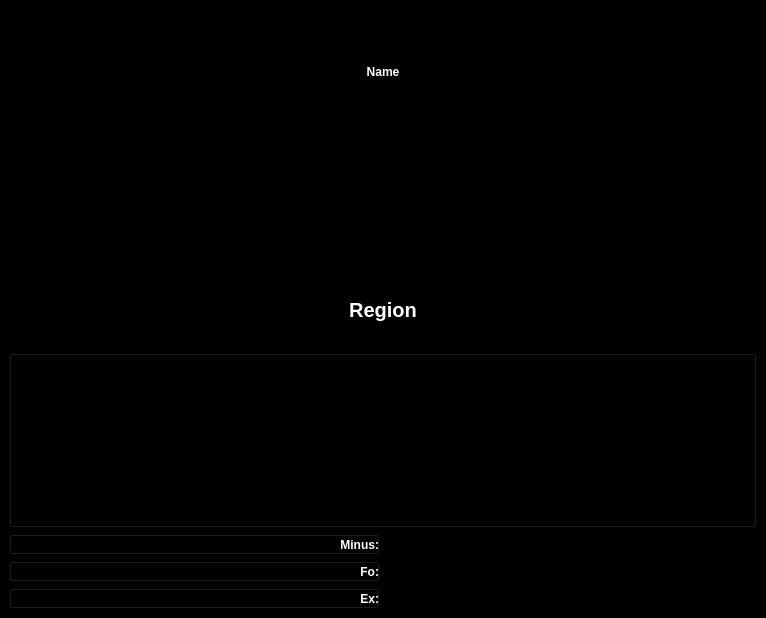
<?xml version="1.0" encoding="UTF-8"?>
<ui version="4.0">
 <class>Form</class>
 <widget class="QWidget" name="Form">
  <property name="geometry">
   <rect>
    <x>0</x>
    <y>0</y>
    <width>766</width>
    <height>618</height>
   </rect>
  </property>
  <property name="sizePolicy">
   <sizepolicy hsizetype="Ignored" vsizetype="Ignored">
    <horstretch>0</horstretch>
    <verstretch>0</verstretch>
   </sizepolicy>
  </property>
  <property name="font">
   <font>
    <weight>75</weight>
    <bold>true</bold>
   </font>
  </property>
  <property name="windowTitle">
   <string>Form</string>
  </property>
  <property name="styleSheet">
   <string notr="true">background-color: rgb(0, 0, 0);
Text-align:right;
color: rgb(255, 255, 255)</string>
  </property>
  <layout class="QGridLayout" name="gridLayout">
   <property name="leftMargin">
    <number>0</number>
   </property>
   <property name="topMargin">
    <number>0</number>
   </property>
   <property name="rightMargin">
    <number>0</number>
   </property>
   <property name="bottomMargin">
    <number>0</number>
   </property>
   <property name="spacing">
    <number>0</number>
   </property>
   <item row="0" column="0">
    <widget class="QWidget" name="widget" native="true">
     <property name="sizePolicy">
      <sizepolicy hsizetype="Ignored" vsizetype="Ignored">
       <horstretch>0</horstretch>
       <verstretch>0</verstretch>
      </sizepolicy>
     </property>
     <property name="font">
      <font>
       <weight>75</weight>
       <bold>true</bold>
      </font>
     </property>
     <property name="styleSheet">
      <string notr="true"/>
     </property>
     <layout class="QGridLayout" name="gridLayout_2" rowstretch="30,30,18,42,5,5,5">
      <item row="4" column="0">
       <widget class="QRightClickButton" name="pushButtonMinus">
        <property name="sizePolicy">
         <sizepolicy hsizetype="Ignored" vsizetype="Ignored">
          <horstretch>0</horstretch>
          <verstretch>0</verstretch>
         </sizepolicy>
        </property>
        <property name="font">
         <font>
          <weight>75</weight>
          <bold>true</bold>
         </font>
        </property>
        <property name="styleSheet">
         <string notr="true"/>
        </property>
        <property name="text">
         <string>Minus:</string>
        </property>
       </widget>
      </item>
      <item row="4" column="1">
       <widget class="AspectRatioPixmapLabel" name="labelMinus">
        <property name="sizePolicy">
         <sizepolicy hsizetype="Ignored" vsizetype="Ignored">
          <horstretch>0</horstretch>
          <verstretch>0</verstretch>
         </sizepolicy>
        </property>
        <property name="font">
         <font>
          <pointsize>14</pointsize>
          <weight>75</weight>
          <bold>true</bold>
         </font>
        </property>
        <property name="styleSheet">
         <string notr="true">color: rgb(255, 255, 255);</string>
        </property>
        <property name="text">
         <string/>
        </property>
        <property name="alignment">
         <set>Qt::AlignLeading|Qt::AlignLeft|Qt::AlignVCenter</set>
        </property>
       </widget>
      </item>
      <item row="5" column="0">
       <widget class="QRightClickButton" name="pushButtonFo">
        <property name="sizePolicy">
         <sizepolicy hsizetype="Ignored" vsizetype="Ignored">
          <horstretch>0</horstretch>
          <verstretch>0</verstretch>
         </sizepolicy>
        </property>
        <property name="font">
         <font>
          <weight>75</weight>
          <bold>true</bold>
         </font>
        </property>
        <property name="text">
         <string>Fo:</string>
        </property>
       </widget>
      </item>
      <item row="5" column="1">
       <widget class="AspectRatioPixmapLabel" name="labelFo">
        <property name="sizePolicy">
         <sizepolicy hsizetype="Ignored" vsizetype="Ignored">
          <horstretch>0</horstretch>
          <verstretch>0</verstretch>
         </sizepolicy>
        </property>
        <property name="font">
         <font>
          <pointsize>14</pointsize>
          <weight>75</weight>
          <bold>true</bold>
         </font>
        </property>
        <property name="styleSheet">
         <string notr="true">color: rgb(255, 255, 255);</string>
        </property>
        <property name="text">
         <string/>
        </property>
       </widget>
      </item>
      <item row="6" column="0">
       <widget class="QRightClickButton" name="pushButtonEx">
        <property name="sizePolicy">
         <sizepolicy hsizetype="Ignored" vsizetype="Ignored">
          <horstretch>0</horstretch>
          <verstretch>0</verstretch>
         </sizepolicy>
        </property>
        <property name="font">
         <font>
          <weight>75</weight>
          <bold>true</bold>
         </font>
        </property>
        <property name="text">
         <string>Ex:</string>
        </property>
       </widget>
      </item>
      <item row="6" column="1">
       <widget class="AspectRatioPixmapLabel" name="labelEx">
        <property name="sizePolicy">
         <sizepolicy hsizetype="Ignored" vsizetype="Ignored">
          <horstretch>0</horstretch>
          <verstretch>0</verstretch>
         </sizepolicy>
        </property>
        <property name="font">
         <font>
          <pointsize>14</pointsize>
          <weight>75</weight>
          <bold>true</bold>
         </font>
        </property>
        <property name="styleSheet">
         <string notr="true">color: rgb(255, 255, 255);</string>
        </property>
        <property name="text">
         <string/>
        </property>
        <property name="alignment">
         <set>Qt::AlignLeading|Qt::AlignLeft|Qt::AlignVCenter</set>
        </property>
       </widget>
      </item>
      <item row="2" column="0" colspan="2">
       <widget class="AspectRatioTextLabel" name="labelRegion">
        <property name="sizePolicy">
         <sizepolicy hsizetype="Ignored" vsizetype="Ignored">
          <horstretch>0</horstretch>
          <verstretch>0</verstretch>
         </sizepolicy>
        </property>
        <property name="font">
         <font>
          <pointsize>15</pointsize>
          <weight>75</weight>
          <bold>true</bold>
         </font>
        </property>
        <property name="styleSheet">
         <string notr="true">color: rgb(255, 255, 255);</string>
        </property>
        <property name="text">
         <string>Region</string>
        </property>
        <property name="alignment">
         <set>Qt::AlignCenter</set>
        </property>
       </widget>
      </item>
      <item row="1" column="0" colspan="2">
       <widget class="AspectRatioPixmapLabel" name="labelFlag">
        <property name="sizePolicy">
         <sizepolicy hsizetype="Ignored" vsizetype="Ignored">
          <horstretch>0</horstretch>
          <verstretch>0</verstretch>
         </sizepolicy>
        </property>
        <property name="font">
         <font>
          <weight>75</weight>
          <bold>true</bold>
         </font>
        </property>
        <property name="alignment">
         <set>Qt::AlignCenter</set>
        </property>
       </widget>
      </item>
      <item row="0" column="0" colspan="2">
       <widget class="AspectRatioTextLabel" name="labelFIO">
        <property name="sizePolicy">
         <sizepolicy hsizetype="Ignored" vsizetype="Ignored">
          <horstretch>0</horstretch>
          <verstretch>0</verstretch>
         </sizepolicy>
        </property>
        <property name="font">
         <font>
          <weight>75</weight>
          <bold>true</bold>
         </font>
        </property>
        <property name="styleSheet">
         <string notr="true">color: rgb(255, 255, 255);</string>
        </property>
        <property name="text">
         <string>Name</string>
        </property>
        <property name="alignment">
         <set>Qt::AlignCenter</set>
        </property>
       </widget>
      </item>
      <item row="3" column="0" colspan="2">
       <widget class="QRightClickButton" name="pushButtonPoint">
        <property name="sizePolicy">
         <sizepolicy hsizetype="Ignored" vsizetype="Ignored">
          <horstretch>0</horstretch>
          <verstretch>0</verstretch>
         </sizepolicy>
        </property>
        <property name="font">
         <font>
          <weight>75</weight>
          <bold>true</bold>
         </font>
        </property>
        <property name="styleSheet">
         <string notr="true"/>
        </property>
        <property name="text">
         <string/>
        </property>
       </widget>
      </item>
     </layout>
    </widget>
   </item>
  </layout>
 </widget>
 <customwidgets>
  <customwidget>
   <class>AspectRatioTextLabel</class>
   <extends>QLabel</extends>
   <header location="global">aspectratiotextlabel.h</header>
  </customwidget>
  <customwidget>
   <class>AspectRatioPixmapLabel</class>
   <extends>QLabel</extends>
   <header location="global">aspect_ratio_pixmap_label.h</header>
  </customwidget>
  <customwidget>
   <class>QRightClickButton</class>
   <extends>QPushButton</extends>
   <header location="global">qrightclickbutton.h</header>
  </customwidget>
 </customwidgets>
 <resources/>
 <connections/>
</ui>
